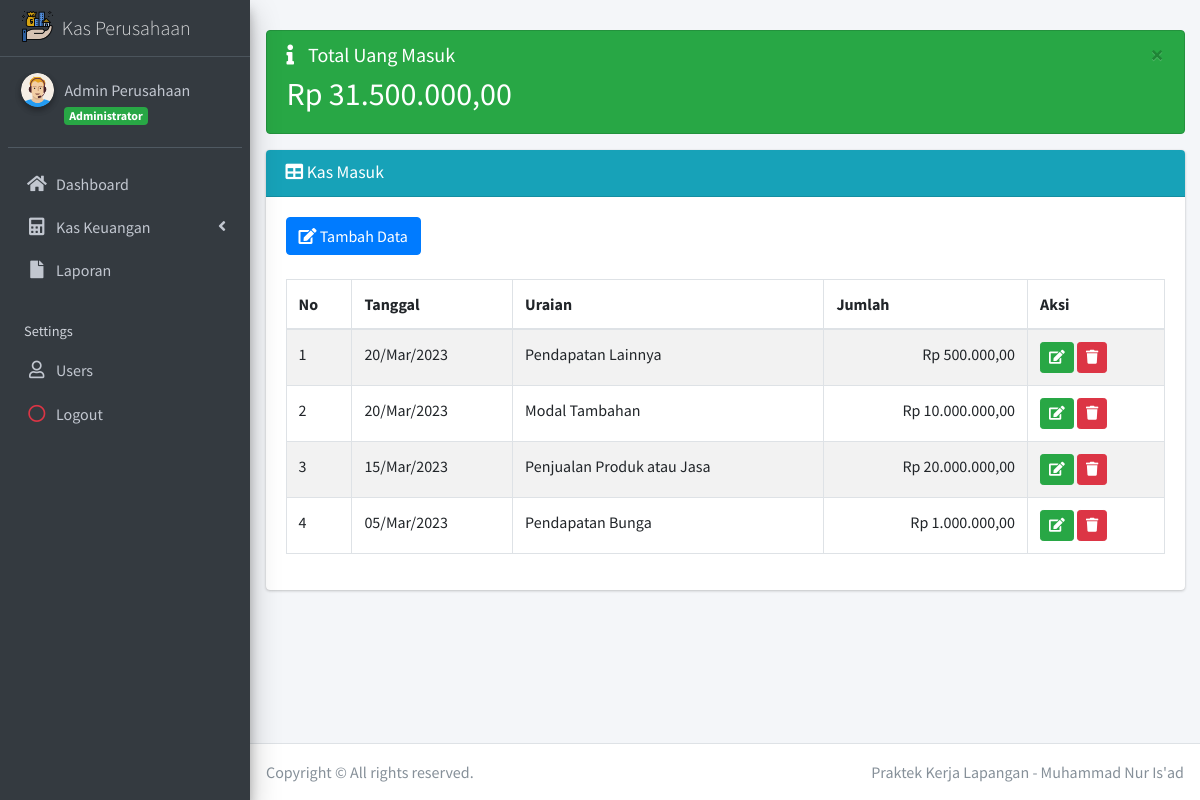
The app's page /?page=i_data_k (signed in) with its own data.
### tables this page shows
CREATE TABLE `tb_kas` (
  `id` int(11) NOT NULL,
  `tanggal` date NOT NULL,
  `uraian` varchar(200) NOT NULL,
  `masuk` int(11) NOT NULL,
  `keluar` int(11) NOT NULL,
  `jenis` enum('Masuk','Keluar') NOT NULL
);

### inc/rupiah.php (called while the page is built)
<?php
function rupiah($angka){
	$hasil_rupiah = "Rp " . number_format($angka,2,',','.');
	return $hasil_rupiah;
}

### bendahara/kas/in/data_kas.php (the view, shortened to what this page needs)
<div class="alert alert-success alert-dismissible">
	<button type="button" class="close" data-dismiss="alert" aria-hidden="true">&times;</button>
	<h5>
		<i class="icon fas fa-info"></i> Total Uang Masuk</h5>
	<?php
    $sql = $koneksi->query("SELECT SUM(masuk) as tot_masuk  from tb_kas where jenis='Masuk'");
    while ($data= $sql->fetch_assoc()) {
  ?>
	<h2>
		<?php echo rupiah($data['tot_masuk']); }?>
	</h2>
</div>
<div class="card card-info">
	<div class="card-header">
		<h3 class="card-title">
			<i class="fa fa-table"></i> Kas Masuk</h3>
	</div>
	<div class="card-body">
		<div class="table-responsive">
			<div>
				<a href="?page=i_add_k" class="btn btn-primary">
					<i class="fa fa-edit"></i> Tambah Data</a>
			</div>
			<br>
			<table class="table table-bordered table-striped">
				<thead>
					<tr>
						<th>No</th>
						<th>Tanggal</th>
						<th>Uraian</th>
						<th>Jumlah</th>
						<th>Aksi</th>
					</tr>
				</thead>
				<tbody>
					<?php
              $no = 1;
              $sql = $koneksi->query("select * from tb_kas where jenis='Masuk' order by tanggal desc");
              while ($data= $sql->fetch_assoc()) {
            ?>
					<tr>
						<td>
							<?php echo $no++; ?>
						</td>
						<td>
							<?php  $tgl = $data['tanggal']; echo date("d/M/Y", strtotime($tgl))?>
						</td>
						<td>
							<?php echo $data['uraian']; ?>
						</td>
						<td align="right">
							<?php echo rupiah($data['masuk']); ?>
						</td>
						<td>
							<a href="?page=i_edit_k&kode=<?php echo $data['id']; ?>" title="Ubah" class="btn btn-success btn-sm">
								<i class="fa fa-edit"></i>
							</a>
							<a href="?page=i_del_k&kode=<?php echo $data['id']; ?>" onclick="return confirm('Apakah anda yakin hapus data ini ?')"
							 title="Hapus" class="btn btn-danger btn-sm">
								<i class="fa fa-trash"></i>
						</td>
					</tr>
					<?php
              }
            ?>
				</tbody>
			</table>
		</div>
	</div>

### records on screen
tb_kas: tanggal "20/Mar/2023", uraian "Pendapatan Lainnya", masuk "Rp 500.000,00"
tb_kas: tanggal "20/Mar/2023", uraian "Modal Tambahan", masuk "Rp 10.000.000,00"
tb_kas: tanggal "15/Mar/2023", uraian "Penjualan Produk atau Jasa", masuk "Rp 20.000.000,00"
tb_kas: tanggal "05/Mar/2023", uraian "Pendapatan Bunga", masuk "Rp 1.000.000,00"

### other values on screen
$data_nama "Admin Perusahaan"
$data_level "Administrator"
rupiah($data['tot_masuk']) "Rp 31.500.000,00"
